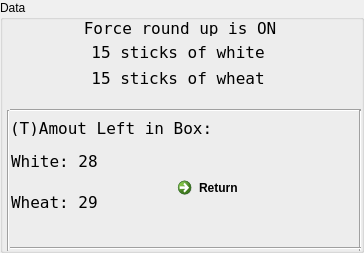
<?xml version="1.0" encoding="UTF-8"?>
<ui version="4.0">
 <class>resultWnd</class>
 <widget class="QGroupBox" name="resultWnd">
  <property name="geometry">
   <rect>
    <x>0</x>
    <y>0</y>
    <width>364</width>
    <height>253</height>
   </rect>
  </property>
  <property name="palette">
   <palette>
    <active>
     <colorrole role="WindowText">
      <brush brushstyle="SolidPattern">
       <color alpha="255">
        <red>0</red>
        <green>0</green>
        <blue>0</blue>
       </color>
      </brush>
     </colorrole>
     <colorrole role="Midlight">
      <brush brushstyle="SolidPattern">
       <color alpha="255">
        <red>221</red>
        <green>218</green>
        <blue>207</blue>
       </color>
      </brush>
     </colorrole>
     <colorrole role="Dark">
      <brush brushstyle="SolidPattern">
       <color alpha="255">
        <red>160</red>
        <green>160</green>
        <blue>160</blue>
       </color>
      </brush>
     </colorrole>
     <colorrole role="Text">
      <brush brushstyle="SolidPattern">
       <color alpha="255">
        <red>0</red>
        <green>0</green>
        <blue>0</blue>
       </color>
      </brush>
     </colorrole>
     <colorrole role="ButtonText">
      <brush brushstyle="SolidPattern">
       <color alpha="255">
        <red>0</red>
        <green>0</green>
        <blue>0</blue>
       </color>
      </brush>
     </colorrole>
     <colorrole role="Base">
      <brush brushstyle="SolidPattern">
       <color alpha="255">
        <red>255</red>
        <green>255</green>
        <blue>255</blue>
       </color>
      </brush>
     </colorrole>
     <colorrole role="Window">
      <brush brushstyle="SolidPattern">
       <color alpha="255">
        <red>240</red>
        <green>240</green>
        <blue>240</blue>
       </color>
      </brush>
     </colorrole>
     <colorrole role="AlternateBase">
      <brush brushstyle="SolidPattern">
       <color alpha="255">
        <red>255</red>
        <green>0</green>
        <blue>0</blue>
       </color>
      </brush>
     </colorrole>
    </active>
    <inactive>
     <colorrole role="WindowText">
      <brush brushstyle="SolidPattern">
       <color alpha="255">
        <red>0</red>
        <green>0</green>
        <blue>0</blue>
       </color>
      </brush>
     </colorrole>
     <colorrole role="Midlight">
      <brush brushstyle="SolidPattern">
       <color alpha="255">
        <red>221</red>
        <green>218</green>
        <blue>207</blue>
       </color>
      </brush>
     </colorrole>
     <colorrole role="Dark">
      <brush brushstyle="SolidPattern">
       <color alpha="255">
        <red>160</red>
        <green>160</green>
        <blue>160</blue>
       </color>
      </brush>
     </colorrole>
     <colorrole role="Text">
      <brush brushstyle="SolidPattern">
       <color alpha="255">
        <red>0</red>
        <green>0</green>
        <blue>0</blue>
       </color>
      </brush>
     </colorrole>
     <colorrole role="ButtonText">
      <brush brushstyle="SolidPattern">
       <color alpha="255">
        <red>0</red>
        <green>0</green>
        <blue>0</blue>
       </color>
      </brush>
     </colorrole>
     <colorrole role="Base">
      <brush brushstyle="SolidPattern">
       <color alpha="255">
        <red>255</red>
        <green>255</green>
        <blue>255</blue>
       </color>
      </brush>
     </colorrole>
     <colorrole role="Window">
      <brush brushstyle="SolidPattern">
       <color alpha="255">
        <red>240</red>
        <green>240</green>
        <blue>240</blue>
       </color>
      </brush>
     </colorrole>
     <colorrole role="AlternateBase">
      <brush brushstyle="SolidPattern">
       <color alpha="255">
        <red>255</red>
        <green>0</green>
        <blue>0</blue>
       </color>
      </brush>
     </colorrole>
    </inactive>
    <disabled>
     <colorrole role="WindowText">
      <brush brushstyle="SolidPattern">
       <color alpha="255">
        <red>160</red>
        <green>160</green>
        <blue>160</blue>
       </color>
      </brush>
     </colorrole>
     <colorrole role="Midlight">
      <brush brushstyle="SolidPattern">
       <color alpha="255">
        <red>221</red>
        <green>218</green>
        <blue>207</blue>
       </color>
      </brush>
     </colorrole>
     <colorrole role="Dark">
      <brush brushstyle="SolidPattern">
       <color alpha="255">
        <red>160</red>
        <green>160</green>
        <blue>160</blue>
       </color>
      </brush>
     </colorrole>
     <colorrole role="Text">
      <brush brushstyle="SolidPattern">
       <color alpha="255">
        <red>160</red>
        <green>160</green>
        <blue>160</blue>
       </color>
      </brush>
     </colorrole>
     <colorrole role="ButtonText">
      <brush brushstyle="SolidPattern">
       <color alpha="255">
        <red>160</red>
        <green>160</green>
        <blue>160</blue>
       </color>
      </brush>
     </colorrole>
     <colorrole role="Base">
      <brush brushstyle="SolidPattern">
       <color alpha="255">
        <red>240</red>
        <green>240</green>
        <blue>240</blue>
       </color>
      </brush>
     </colorrole>
     <colorrole role="Window">
      <brush brushstyle="SolidPattern">
       <color alpha="255">
        <red>240</red>
        <green>240</green>
        <blue>240</blue>
       </color>
      </brush>
     </colorrole>
     <colorrole role="AlternateBase">
      <brush brushstyle="SolidPattern">
       <color alpha="255">
        <red>255</red>
        <green>0</green>
        <blue>0</blue>
       </color>
      </brush>
     </colorrole>
    </disabled>
   </palette>
  </property>
  <property name="windowTitle">
   <string>Data</string>
  </property>
  <property name="autoFillBackground">
   <bool>true</bool>
  </property>
  <property name="title">
   <string>Data</string>
  </property>
  <widget class="QLabel" name="fWhite">
   <property name="geometry">
    <rect>
     <x>70</x>
     <y>44</y>
     <width>216</width>
     <height>16</height>
    </rect>
   </property>
   <property name="font">
    <font>
     <family>Terminal</family>
     <pointsize>12</pointsize>
    </font>
   </property>
   <property name="text">
    <string>15 sticks of white</string>
   </property>
   <property name="alignment">
    <set>Qt::AlignCenter</set>
   </property>
  </widget>
  <widget class="QLabel" name="fWheat">
   <property name="geometry">
    <rect>
     <x>70</x>
     <y>70</y>
     <width>216</width>
     <height>16</height>
    </rect>
   </property>
   <property name="font">
    <font>
     <family>Terminal</family>
     <pointsize>12</pointsize>
    </font>
   </property>
   <property name="autoFillBackground">
    <bool>false</bool>
   </property>
   <property name="frameShadow">
    <enum>QFrame::Plain</enum>
   </property>
   <property name="text">
    <string>15 sticks of wheat</string>
   </property>
   <property name="textFormat">
    <enum>Qt::AutoText</enum>
   </property>
   <property name="alignment">
    <set>Qt::AlignCenter</set>
   </property>
  </widget>
  <widget class="QLabel" name="label_3">
   <property name="geometry">
    <rect>
     <x>60</x>
     <y>20</y>
     <width>240</width>
     <height>16</height>
    </rect>
   </property>
   <property name="font">
    <font>
     <family>Terminal</family>
     <pointsize>12</pointsize>
    </font>
   </property>
   <property name="text">
    <string>Force round up is ON</string>
   </property>
   <property name="alignment">
    <set>Qt::AlignCenter</set>
   </property>
  </widget>
  <widget class="QLabel" name="lWhite">
   <property name="geometry">
    <rect>
     <x>11</x>
     <y>153</y>
     <width>108</width>
     <height>16</height>
    </rect>
   </property>
   <property name="font">
    <font>
     <family>Terminal</family>
     <pointsize>12</pointsize>
    </font>
   </property>
   <property name="text">
    <string>White: 28</string>
   </property>
  </widget>
  <widget class="QLabel" name="lWheat">
   <property name="geometry">
    <rect>
     <x>11</x>
     <y>194</y>
     <width>108</width>
     <height>16</height>
    </rect>
   </property>
   <property name="font">
    <font>
     <family>Terminal</family>
     <pointsize>12</pointsize>
    </font>
   </property>
   <property name="text">
    <string>Wheat: 29</string>
   </property>
  </widget>
  <widget class="QCommandLinkButton" name="commandLinkButton">
   <property name="geometry">
    <rect>
     <x>170</x>
     <y>170</y>
     <width>172</width>
     <height>41</height>
    </rect>
   </property>
   <property name="text">
    <string>Return</string>
   </property>
  </widget>
  <widget class="QLabel" name="label_4">
   <property name="geometry">
    <rect>
     <x>10</x>
     <y>120</y>
     <width>288</width>
     <height>16</height>
    </rect>
   </property>
   <property name="font">
    <font>
     <family>Terminal</family>
     <pointsize>12</pointsize>
    </font>
   </property>
   <property name="text">
    <string>(T)Amout Left in Box:</string>
   </property>
  </widget>
  <widget class="Line" name="line">
   <property name="geometry">
    <rect>
     <x>10</x>
     <y>100</y>
     <width>351</width>
     <height>20</height>
    </rect>
   </property>
   <property name="orientation">
    <enum>Qt::Horizontal</enum>
   </property>
  </widget>
  <widget class="Line" name="line_2">
   <property name="geometry">
    <rect>
     <x>350</x>
     <y>110</y>
     <width>20</width>
     <height>141</height>
    </rect>
   </property>
   <property name="orientation">
    <enum>Qt::Vertical</enum>
   </property>
  </widget>
  <widget class="Line" name="line_3">
   <property name="geometry">
    <rect>
     <x>-7</x>
     <y>110</y>
     <width>31</width>
     <height>141</height>
    </rect>
   </property>
   <property name="orientation">
    <enum>Qt::Vertical</enum>
   </property>
  </widget>
  <widget class="Line" name="line_4">
   <property name="geometry">
    <rect>
     <x>10</x>
     <y>240</y>
     <width>351</width>
     <height>16</height>
    </rect>
   </property>
   <property name="orientation">
    <enum>Qt::Horizontal</enum>
   </property>
  </widget>
  <zorder>fWhite</zorder>
  <zorder>fWheat</zorder>
  <zorder>label_3</zorder>
  <zorder>lWhite</zorder>
  <zorder>lWheat</zorder>
  <zorder>label_4</zorder>
  <zorder>commandLinkButton</zorder>
  <zorder>line</zorder>
  <zorder>line_2</zorder>
  <zorder>line_3</zorder>
  <zorder>line_4</zorder>
 </widget>
 <resources/>
 <connections/>
</ui>
